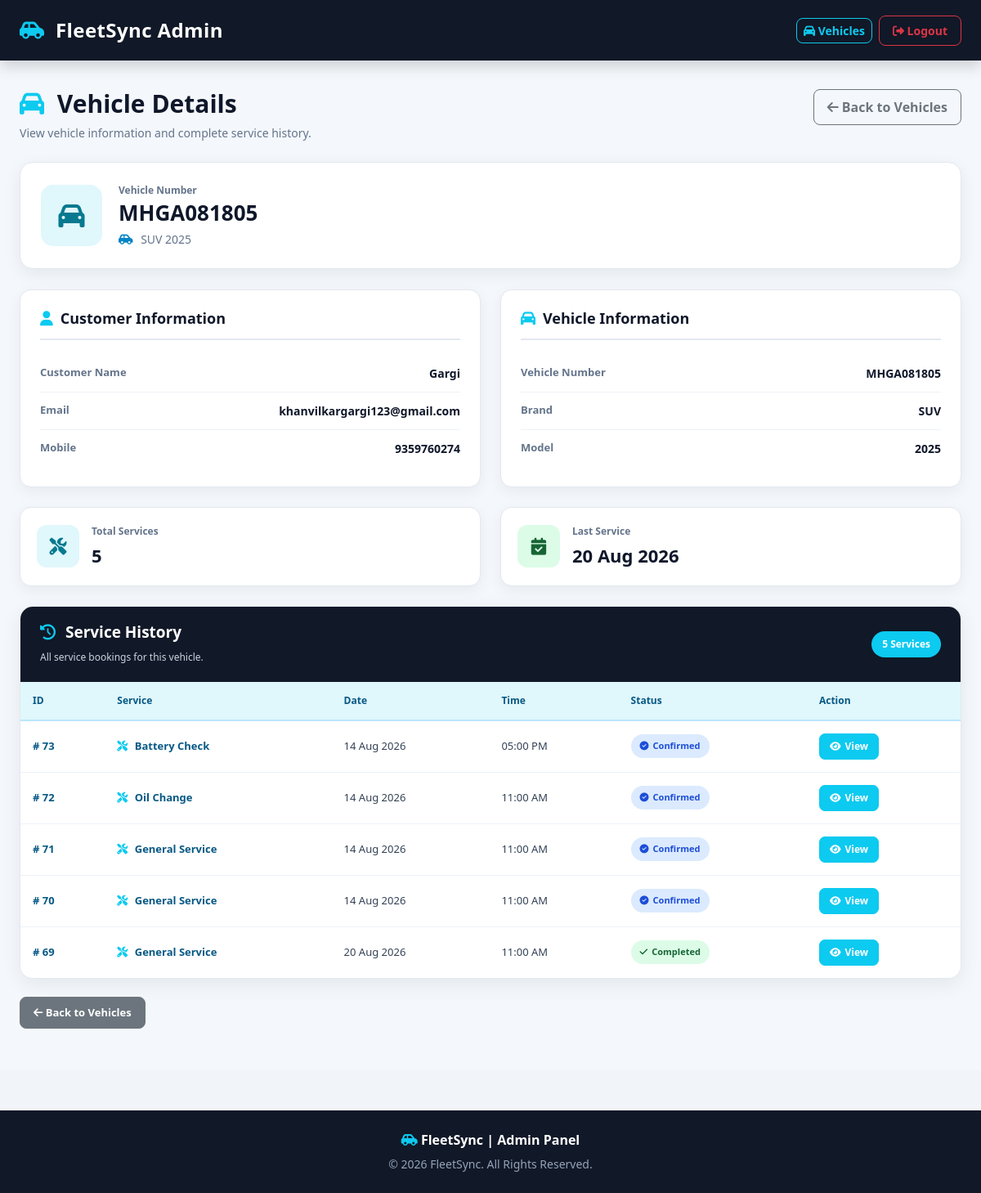
The page /FleetSyncAdmin/admin_vehicle_details.php?vehicle=MHGA081805 (signed in) on the database its author committed.
### tables this page shows
CREATE TABLE `bookings` (
  `id` int(11) NOT NULL,
  `user_email` varchar(100) NOT NULL,
  `customer_name` varchar(100) DEFAULT NULL,
  `mobile` varchar(15) DEFAULT NULL,
  `vehicle_number` varchar(20) NOT NULL,
  `brand` varchar(50) DEFAULT NULL,
  `model` varchar(50) DEFAULT NULL,
  `vehicle_type` varchar(30) DEFAULT NULL,
  `km_reading` int(11) DEFAULT NULL,
  `service_type` varchar(100) NOT NULL,
  `booking_date` date NOT NULL,
  `booking_time` time NOT NULL,
  `last_service` date DEFAULT NULL,
  `next_service` date DEFAULT NULL,
  `notes` text DEFAULT NULL,
  `image` varchar(255) DEFAULT NULL,
  `status` varchar(30) DEFAULT 'Pending',
  `service_stage` varchar(50) NOT NULL DEFAULT 'Booking Confirmed',
  `created_at` timestamp NOT NULL DEFAULT current_timestamp(),
  `reminder_sent` tinyint(1) NOT NULL DEFAULT 0,
  `payment_method` varchar(30) DEFAULT NULL,
  `payment_status` varchar(30) DEFAULT 'Pending',
  `payment_id` varchar(100) DEFAULT NULL,
  `service_completed_date` date DEFAULT NULL,
  `service_amount` decimal(10,2) DEFAULT 0.00,
  `payment_date` date DEFAULT NULL
);

### FleetSyncAdmin/admin_vehicle_details.php (the view, shortened to what this page needs)
<?php
include '../config.php';
$vehicle_number = isset($_GET['vehicle'])
    ? trim($_GET['vehicle'])
    : '';
$stmt = mysqli_prepare(
    $conn,
    "SELECT
        vehicle_number,
        MAX(customer_name) AS customer_name,
        MAX(user_email) AS user_email,
        MAX(mobile) AS mobile,
        MAX(brand) AS brand,
        MAX(model) AS model,
        COUNT(*) AS total_services,
        MAX(booking_date) AS last_service
     FROM bookings
     WHERE vehicle_number = ?
     GROUP BY vehicle_number"
);
mysqli_stmt_bind_param(
    $stmt,
    "s",
    $vehicle_number
);
mysqli_stmt_execute($stmt);
$result = mysqli_stmt_get_result($stmt);
$vehicle = mysqli_fetch_assoc($result);
$stmt = mysqli_prepare(
    $conn,
    "SELECT *
     FROM bookings
     WHERE vehicle_number = ?
     ORDER BY id DESC"
);
mysqli_stmt_bind_param(
    $stmt,
    "s",
    $vehicle_number
);
mysqli_stmt_execute($stmt);
$history_result = mysqli_stmt_get_result($stmt);
function clean($value)
{
    return htmlspecialchars(
        $value ?? '',
        ENT_QUOTES,
        'UTF-8'
    );
}
?>
<!DOCTYPE html>
<html lang="en">
<head>
<link
href="https://cdn.jsdelivr.net/npm/bootstrap@5.3.7/dist/css/bootstrap.min.css"
rel="stylesheet">
<link
rel="stylesheet"
href="https://cdnjs.cloudflare.com/ajax/libs/font-awesome/6.7.0/css/all.min.css">
<link
rel="stylesheet"
href="css/admin.css">
</head>
<body>
<nav class="navbar navbar-dark bg-dark shadow">
    <div class="container-fluid px-4">
        <a
            href="admin_dashboard.php"
            class="navbar-brand fw-bold fs-4">
            <i class="fa-solid fa-car-side text-info"></i>
            FleetSync Admin
        </a>
        <div class="d-flex align-items-center gap-2">
            <a
                href="admin_vehicles.php"
                class="btn btn-outline-info btn-sm">
                <i class="fa-solid fa-car"></i>
                Vehicles
            </a>
            <a
                href="admin_logout.php"
                class="btn btn-outline-danger btn-sm">
                <i class="fa-solid fa-right-from-bracket"></i>
                Logout
            </a>
        </div>
    </div>
</nav>
<main class="vehicle-details-page">
<div class="container-fluid px-4">
    <div class="vehicle-details-header">
        <div>
            <h1>
                <i class="fa-solid fa-car text-info"></i>
                Vehicle Details
            </h1>
            <p>
                View vehicle information and complete service history.
            </p>
        </div>
        <a
            href="admin_vehicles.php"
            class="btn btn-outline-secondary">
            <i class="fa-solid fa-arrow-left"></i>
            Back to Vehicles
        </a>
    </div>
    <div class="vehicle-details-summary">
        <div class="vehicle-details-avatar">
            <i class="fa-solid fa-car"></i>
        </div>
        <div class="vehicle-details-info">
            <span>Vehicle Number</span>
            <h2>
                <?php
                echo clean(
                    $vehicle['vehicle_number']
                );
                ?>
            </h2>
            <p>
                <i class="fa-solid fa-car-side"></i>
                <?php
                $vehicle_name = trim(
                    ($vehicle['brand'] ?? '') .
                    ' ' .
                    ($vehicle['model'] ?? '')
                );
                echo clean(
                    $vehicle_name
                    ?: 'Vehicle details unavailable'
                );
                ?>
            </p>
        </div>
    </div>
    <div class="row g-4 mb-4">
        <div class="col-lg-6">
            <div class="vehicle-info-card">
                <h4>
                    <i class="fa-solid fa-user"></i>
                    Customer Information
                </h4>
                <div class="vehicle-info-row">
                    <span>
                        Customer Name
                    </span>
                    <strong>
                        <?php
                        echo clean(
                            $vehicle['customer_name']
                            ?: 'Customer'
                        );
                        ?>
                    </strong>
                </div>
                <div class="vehicle-info-row">
                    <span>
                        Email
                    </span>
                    <strong>
                        <?php
                        echo clean(
                            $vehicle['user_email']
                        );
                        ?>
                    </strong>
                </div>
                <div class="vehicle-info-row">
                    <span>
                        Mobile
                    </span>
                    <strong>
                        <?php
                        echo !empty($vehicle['mobile'])
                            ? clean($vehicle['mobile'])
                            : 'Not available';
                        ?>
                    </strong>
                </div>
            </div>
        </div>
        <div class="col-lg-6">
            <div class="vehicle-info-card">
                <h4>
                    <i class="fa-solid fa-car"></i>
                    Vehicle Information
                </h4>
                <div class="vehicle-info-row">
                    <span>
                        Vehicle Number
                    </span>
                    <strong>
                        <?php
                        echo clean(
                            $vehicle['vehicle_number']
                        );
                        ?>
                    </strong>
                </div>
                <div class="vehicle-info-row">
                    <span>
                        Brand
                    </span>
                    <strong>
                        <?php
                        echo clean(
                            $vehicle['brand']
                            ?: 'Not available'
                        );
                        ?>
                    </strong>
                </div>
                <div class="vehicle-info-row">
                    <span>
                        Model
                    </span>
                    <strong>
                        <?php
                        echo clean(
                            $vehicle['model']
                            ?: 'Not available'
                        );
                        ?>
                    </strong>
                </div>
            </div>
        </div>
    </div>
    <div class="row g-4 mb-4">
        <div class="col-md-6">
            <div class="vehicle-detail-stat">
                <div class="vehicle-detail-stat-icon">
                    <i class="fa-solid fa-screwdriver-wrench"></i>
                </div>
                <div>
                    <span>
                        Total Services
                    </span>
                    <strong>
                        <?php
                        echo (int)$vehicle['total_services'];
                        ?>
                    </strong>
                </div>
            </div>
        </div>
        <div class="col-md-6">
            <div class="vehicle-detail-stat">
                <div class="vehicle-detail-stat-icon last">
                    <i class="fa-solid fa-calendar-check"></i>
                </div>
                <div>
                    <span>
                        Last Service
                    </span>
                    <strong>
                        <?php
                        if (!empty($vehicle['last_service'])) {
                            echo date(
                                "d M Y",
                                strtotime(
                                    $vehicle['last_service']
                                )
                            );
                        } else {
                            echo "N/A";
                        }
                        ?>
                    </strong>
                </div>
            </div>
        </div>
    </div>
    <div class="vehicle-history-card">
        <div class="vehicle-history-header">
            <div>
                <h4>
                    <i class="fa-solid fa-clock-rotate-left"></i>
                    Service History
                </h4>
                <span>
                    All service bookings for this vehicle.
                </span>
            </div>
            <span class="vehicle-history-count">
                <?php
                echo (int)$vehicle['total_services'];
                ?>
                Services
            </span>
        </div>
        <div class="table-responsive">
            <table class="table vehicle-history-table">
                <thead>
                    <tr>
                        <th>ID</th>
                        <th>Service</th>
                        <th>Date</th>
                        <th>Time</th>
                        <th>Status</th>
                        <th>Action</th>
                    </tr>
                </thead>
                <tbody>
                <?php
                if (mysqli_num_rows($history_result) > 0) {
                    while (
                        $booking =
                        mysqli_fetch_assoc($history_result)
                    ) {
                        $status =
                            $booking['status']
                            ?: 'Pending';
                        $status_class =
                            strtolower(
                                trim($status)
                            );
                ?>
                    <tr>
                        <td>
                            <strong class="vehicle-booking-id">
                                #
                                <?php
                                echo (int)$booking['id'];
                                ?>
                            </strong>
                        </td>
                        <td>
                            <strong class="vehicle-service-name">
                                <i class="fa-solid fa-screwdriver-wrench"></i>
                                <?php
                                echo clean(
                                    $booking['service_type']
                                    ?? 'Service'
                                );
                                ?>
                            </strong>
                        </td>
                        <td>
                            <?php
                            if (!empty(
                                $booking['booking_date']
                            )) {
                                echo date(
                                    "d M Y",
                                    strtotime(
                                        $booking['booking_date']
                                    )
                                );
                            } else {
                                echo "N/A";
                            }
                            ?>
                        </td>
                        <td>
                            <?php
                            if (!empty(
                                $booking['booking_time']
                            )) {
                                echo date(
                                    "h:i A",
                                    strtotime(
                                        $booking['booking_time']
                                    )
                                );
                            } else {
                                echo "N/A";
                            }
                            ?>
                        </td>
                        <td>
                            <span class="vehicle-detail-status
                                vehicle-detail-status-<?php
                                echo clean($status_class);
                                ?>">
                                <?php
                                if ($status === 'Pending') {
                                    echo '<i class="fa-solid fa-clock"></i>';
                                } elseif ($status === 'Confirmed') {
                                    echo '<i class="fa-solid fa-circle-check"></i>';
                                } elseif ($status === 'Completed') {
                                    echo '<i class="fa-solid fa-check"></i>';
                                } elseif ($status === 'Cancelled') {
                                    echo '<i class="fa-solid fa-xmark"></i>';
                                }
                                ?>
                                <?php
                                echo clean($status);
                                ?>
                            </span>
                        </td>
                        <td>
                            <a
                                href="admin_booking_details.php?id=<?php echo (int)$booking['id']; ?>"
                                class="btn btn-info btn-sm text-white">
                                <i class="fa-solid fa-eye"></i>
                                View
                            </a>
                        </td>
                    </tr>
                <?php
                    }
                }
                ?>
                </tbody>
            </table>
        </div>
    </div>
    <div class="vehicle-details-actions">
        <a
            href="admin_vehicles.php"
            class="btn btn-secondary">
            <i class="fa-solid fa-arrow-left"></i>
            Back to Vehicles
        </a>
    </div>
</div>
</main>
<footer class="admin-footer">
    <p>
        <i class="fa-solid fa-car-side text-info"></i>
        FleetSync | Admin Panel
    </p>
    <small>
        © 2026 FleetSync. All Rights Reserved.
    </small>
</footer>
</body>
</html>

### rows shown on the page
bookings: id "73", service_type "Battery Check", booking_date "14 Aug 2026", booking_time "05:00 PM", status "Confirmed"
bookings: id "72", service_type "Oil Change", booking_date "14 Aug 2026", booking_time "11:00 AM", status "Confirmed"
bookings: id "71", service_type "General Service", booking_date "14 Aug 2026", booking_time "11:00 AM", status "Confirmed"
bookings: id "70", service_type "General Service", booking_date "14 Aug 2026", booking_time "11:00 AM", status "Confirmed"
bookings: id "69", service_type "General Service", booking_date "20 Aug 2026", booking_time "11:00 AM", status "Completed"

### other values the page prints
$vehicle['vehicle_number'] "MHGA081805"
$vehicle['user_email'] "khanvilkargargi123@gmail.com"
$vehicle['mobile'] "9359760274"
$vehicle['total_services'] "5"
